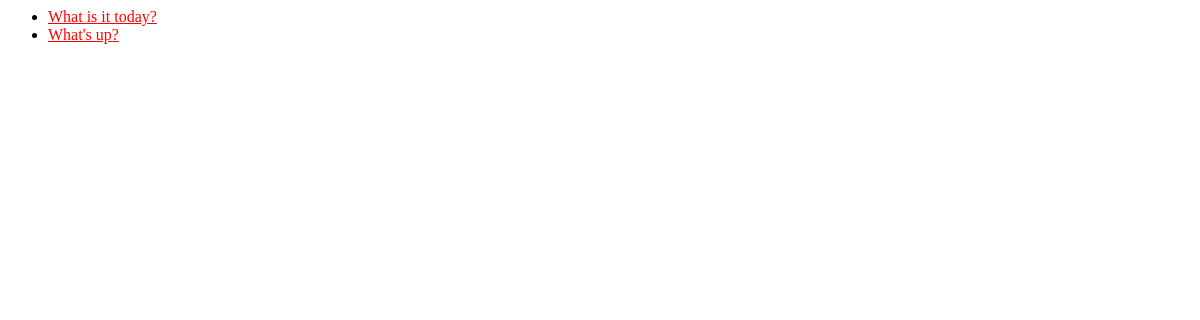
/polls/, run on an earlier commit of the app's database.
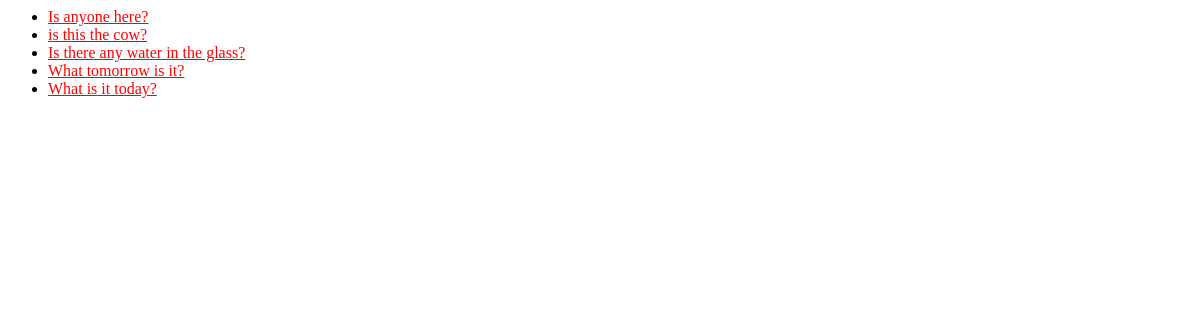
And on a later commit of the database.
### polls/models.py (models this page shows, shortened)
class Question(models.Model):
    question_text = models.CharField(max_length=200)
    pub_date = models.DateTimeField('date published')
    def was_published_recently(self):
        now = timezone.now()
        return now - datetime.timedelta(days=1) <= self.pub_date <= now
    was_published_recently.admin_order_field = 'pub_date'
    was_published_recently.boolean = True
    was_published_recently.short_description = 'Published recently?'

### polls/views.py (the view)
# urls.py: path('', views.IndexView.as_view(), name='index'),
class IndexView(generic.ListView):
    template_name = 'polls/index.html'
    context_object_name = 'latest_question_list'
    def get_queryset(self):
        return Question.objects.filter(
            pub_date__lte=timezone.now()
        ).order_by('-pub_date')[:5]

### polls/templates/polls/index.html
{% load static %}
<link rel="stylesheet" type="text/css" href="{% static 'polls/style.css' %}"/>
{% if latest_question_list %}
    <ul>
        {% for question in latest_question_list  %}
            <li><a href="{% url 'polls:detail' question.id %}">{{ question.question_text }}</a></li>
        {% endfor %}
    </ul>
{% else %}
    <p>No are available!</p>
{% endif %}

### polls/static/polls/style.css (style rules this page uses)
li a { color: red; }

What changed in the data, as far as the page shows it:
no longer on this page (row unchanged): Question: question_text "What's up?"
added Question: question_text "Is anyone here?"
added Question: question_text "is this the cow?"
added Question: question_text "Is there any water in the glass?"
added Question: question_text "What tomorrow is it?"
